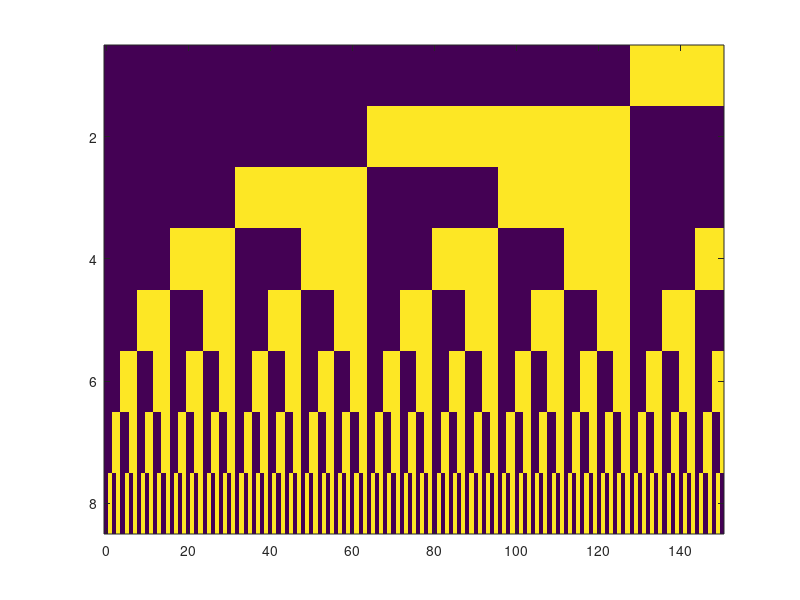

The MATLAB script that drew this image:
%function mybinplot(N)
clc
clear
N = 150;
x = [0:N]; % for base numbers 0 to N
p = 0;
while 2^p<=N
            p= p+1;
end
z = zeros(p,N+1);

for k = 0:N
%----------------decimal k to binary b
  for  j =1:k
  b = zeros(1,p);
    if k~=0
        m = k;
        power = p-1;
        for i = 1:length(b)
            if m >= 2^power
                b(1,i) = 1;
                m = m-2^power;
            end
            power = power-1;
        end  %i   
    end %if
  z(:,k+1) = b';
  end %j 
end %k

y = 1:p;
disp(z)
imagesc(x,y,z)
%disp(x)
%end
%-----------------end